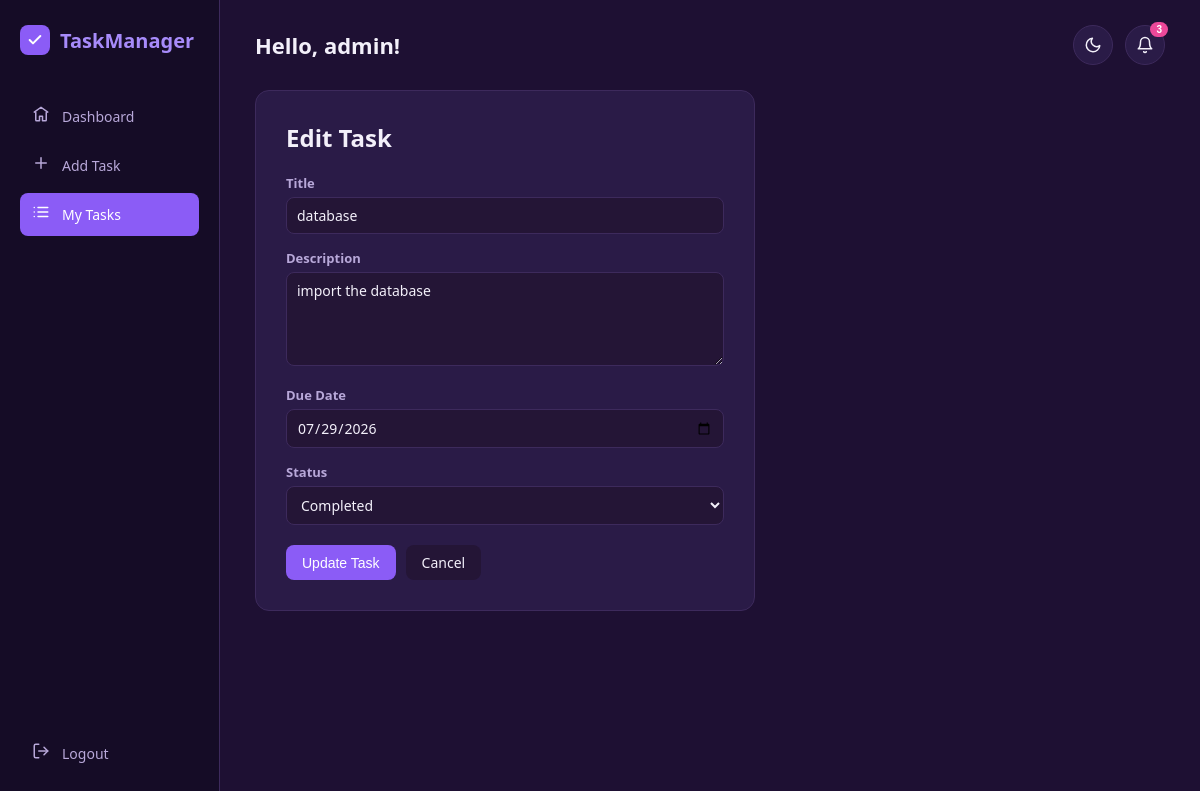
The app's page /edit_task.php?id=12 (signed in) with its own data.
### tables this page shows
CREATE TABLE `tasks` (
  `id` int(11) NOT NULL,
  `user_id` int(11) NOT NULL DEFAULT 1,
  `title` varchar(150) NOT NULL,
  `description` text DEFAULT NULL,
  `due_date` date DEFAULT NULL,
  `status` enum('Pending','Completed') DEFAULT 'Pending',
  `created_at` timestamp NOT NULL DEFAULT current_timestamp()
);

### edit_task.php (the view, shortened to what this page needs)
<?php
require_once __DIR__ . '/config/db.php';
$id = $_GET['id'] ?? null;
$stmt = $conn->prepare("SELECT * FROM tasks WHERE id = :id AND user_id = :user_id");
$stmt->bindParam(':id', $id);
$stmt->bindParam(':user_id', $_SESSION['user_id']);
$stmt->execute();
$task = $stmt->fetch(PDO::FETCH_ASSOC);
include 'includes/header.php';
?>
<div class="form-container">
    <h2>Edit Task</h2>
    <form method="POST" action="edit_task.php?id=<?php echo $task['id']; ?>">
        <label for="title">Title</label>
        <input type="text" id="title" name="title" value="<?php echo htmlspecialchars($task['title']); ?>" required autofocus>
        <label for="description">Description</label>
        <textarea id="description" name="description" rows="4"><?php echo htmlspecialchars($task['description']); ?></textarea>
        <label for="due_date">Due Date</label>
        <input type="date" id="due_date" name="due_date" value="<?php echo htmlspecialchars($task['due_date']); ?>">
        <label for="status">Status</label>
        <select id="status" name="status">
            <option value="Completed" <?php echo $task['status'] === 'Completed' ? 'selected' : ''; ?>>Completed</option>
        </select>
        <div class="form-actions">
            <button type="submit" class="btn btn-primary">Update Task</button>
            <a href="my_tasks.php" class="btn btn-small">Cancel</a>
        </div>
    </form>
</div>
<?php include 'includes/footer.php'; ?>

### assets/css/style.css (style rules this page uses)
:root { --bg-main: #1e1033; --bg-sidebar: #150c26; --bg-card: #2a1b47; --bg-input: #241536; --accent-purple: #8b5cf6; --accent-purple-light: #a78bfa; --accent-pink: #ec4899; --accent-green: #34d399; --accent-yellow: #fbbf24; --accent-red: #f87171; --text-main: #f3f0fa; --text-muted: #b8a8d9; --border-color: #3d2a5c; }
* { margin: 0; padding: 0; box-sizing: border-box; }
body { font-family: 'Segoe UI', Arial, sans-serif; background: var(--bg-main); color: var(--text-main); transition: background 0.2s ease, color 0.2s ease; }
a { text-decoration: none; color: inherit; }
.btn { padding: 8px 16px; border-radius: 8px; text-decoration: none; border: none; cursor: pointer; font-size: 14px; display: inline-block; }
.btn-primary { background: var(--accent-purple); color: white; }
.btn-small { background: var(--bg-input); color: var(--text-main); }
.form-container { background: var(--bg-card); padding: 30px; border-radius: 14px; border: 1px solid var(--border-color); max-width: 500px; }
.form-container h2 { margin-bottom: 20px; }
.form-container label { display: block; margin-top: 15px; margin-bottom: 5px; font-size: 13px; font-weight: 600; color: var(--text-muted); }
.form-container input, .form-container textarea, .form-container select { width: 100%; padding: 8px 10px; border: 1px solid var(--border-color); border-radius: 8px; font-family: inherit; font-size: 14px; background: var(--bg-input); color: var(--text-main); }
.form-actions { margin-top: 20px; display: flex; gap: 10px; }
.form-container label { display: flex; align-items: center; gap: 6px; }

### records on screen
tasks: title "database", description "import the database", due_date "07/29/2026", status "Completed"

### other values on screen
$_SESSION['username'] "admin"
$dueSoonCount "3"
